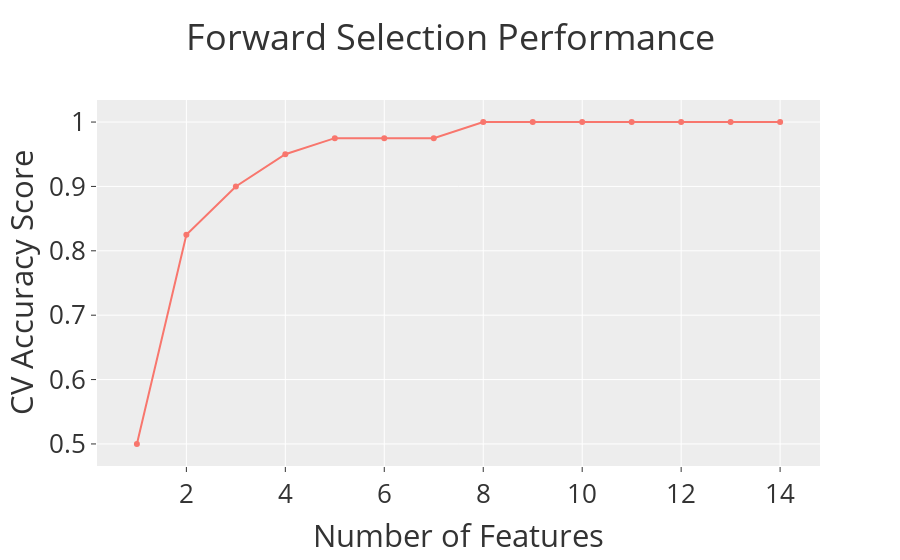

Notebook code for this chart:
### Markdown cell above
🤖 Automated Feature Selection

After exploring manually, you can move on to **automated feature selection** using:

- **Forward Selection**: Start with no features and add one-by-one to optimize accuracy.
- **Backward Elimination**: Start with all features and remove the least useful ones.

Each method allows you to control:
- The number of features to include or retain
- How many PLS components to use
- Whether to visualize model performance and scores

These tools help reduce dimensionality and improve interpretability of your model — while still achieving strong performance.

Also, you can adjust `n_components=` in the functions with best value obtained in the model evaluation section

### Code cell
from pls_da.feature import forward_selection_plsda, backward_elimination_plsda

# Forward selection example:
selected_feats, perf_hist = forward_selection_plsda(
    filepath, 
    target_column="Class", 
    max_features=15, 
    n_components=2,
    scoring='accuracy', 
    verbose=True, 
    visualize=True,
    interactive_scatter=True
)
print("Selected features via forward selection:", selected_feats)

### Figure 1 — Plotly figure (JSON) as saved in the notebook; plotly's stock layout.template omitted (floating-point values rounded to 4 significant figures)
{"data": [{"mode": "lines+markers", "name": "Performance", "type": "scatter", "x": [1, 2, 3, 4, 5, 6, 7, 8, 9, 10, 11, 12, 13, 14], "y": [0.5, 0.825, 0.9, 0.95, 0.975, 0.975, 0.975, 1, 1, 1, 1, 1, 1, 1]}], "layout": {"font": {"size": 26}, "title": {"text": "Forward Selection Performance"}, "xaxis": {"title": {"text": "Number of Features"}}, "yaxis": {"title": {"text": "CV Accuracy Score"}}}}
